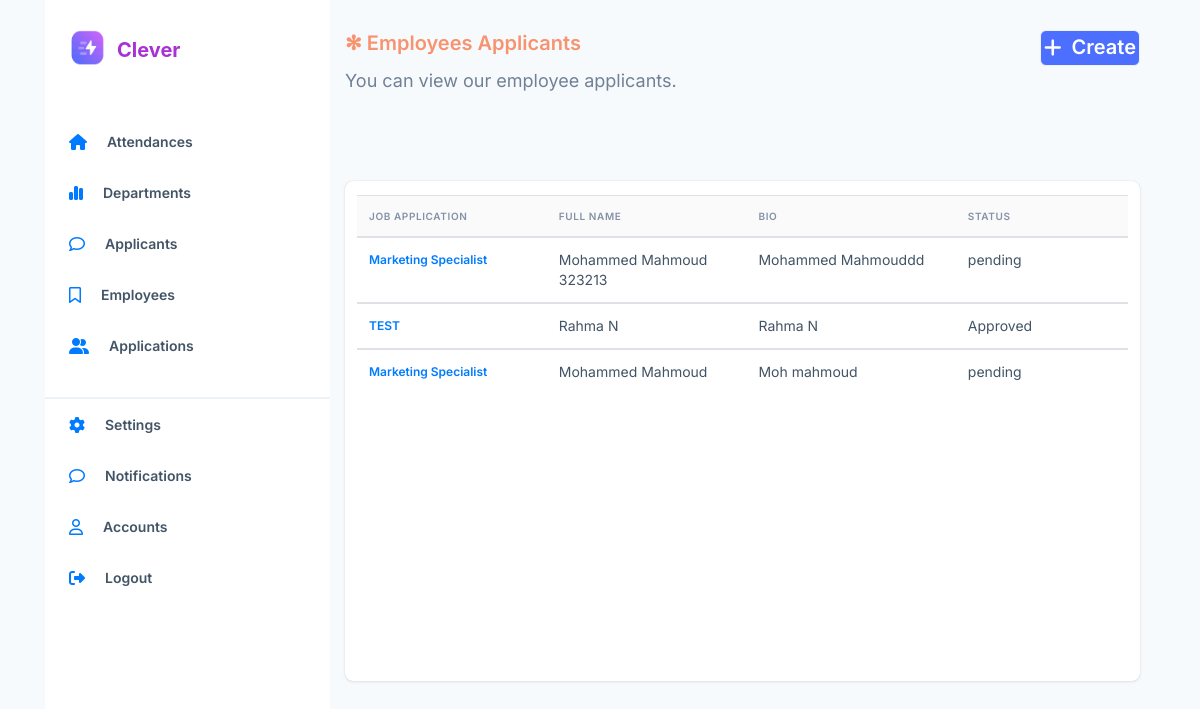
The page /employee_applicants/ (signed in) on the database its author committed.
### employee_app/models.py (models this page shows, shortened)
class Employee_Applicant(models.Model):
    job_application = models.ForeignKey('Job_application', blank=True, null=True,
                               on_delete=models.PROTECT,
                               limit_choices_to=Q(is_published='True'))
    employee_full_name = models.CharField(max_length=100)
    employee_bio = models.CharField(max_length=500)
    status_choices = (
        ('Approved', ('Approved')),
        ('Rejected', ('Rejected')),
        ('pending', ('pending')),
    )
    status = models.CharField(choices=status_choices, max_length=15, default='pending', null=True, blank=True)

class Job_Application(models.Model):
    job_title = models.TextField()
    job_description = models.TextField()
    is_published = models.BooleanField()
    department = models.ForeignKey(Department, on_delete=models.PROTECT)
    def __str__(self):
        return self.job_title

### employee_app/views.py (the view, shortened to what this page needs)
# urls.py: path('employee_applicants/', views.employee_applicantsList.as_view(), name='employee_applicants'),
class employee_applicantsList(ListView):
    model = Employee_Applicant
    context_object_name = 'employee_applicants'
    def get(self, request, *args, **kwargs):
        if not request.user.is_authenticated:
            response = redirect('/login/')
            return response
        return super(employee_applicantsList, self).get(request, **kwargs)

### employee_app/templates/employee_app/employee_applicant_list.html (shortened to what this page needs)
{% extends 'base.html' %}
{% block content %}
<div class="center">
	<div class="tables">
		<div class="heading-section  position-absolute">
			<div class="title d-flex">
				<span class="mr-auto">✻ Employees Applicants</span>
				<a href="{% url 'applicant-create' %}" class="create">
					<i class="fa-solid fa-plus"></i>
					<span>Create</span>
				</a>
			</div>
			<div class="text">You can view our employee applicants.</div>
		</div>
		<div class="dep-list ">
			<table class="table">
				<thead>
				  <tr>
					<th scope="col">Job Application</th>
					<th scope="col">Full Name</th>
					<th scope="col">Bio</th>
					<th scope="col">Status</th>
				  </tr>
				</thead>
				{% for applicant in employee_applicants %}
				<tbody>
				  <tr>
					<th scope="row"><a href="{% url 'employee-applicant-update' applicant.id %}">{{ applicant.job_application }}</a></th>
					<td>{{ applicant.employee_full_name }}</td>
					<td>{{ applicant.employee_bio }}</td>
					<td>{{ applicant.status }}</td>
				  </tr>
				</tbody>
				{% endfor %}
			  </table>
		</div>
	</div>
</div>
{% endblock content %}

### static/css/main.css (style rules this page uses)
* body { background-color: #F7FAFC; height: 800%; }
.tables { display: flex; flex-direction: column; align-items: flex-start; position: relative; padding: 0px; gap: 30px; width: 100%; height: 100%; background: #F7FAFC; border-radius: 16px; }
.heading-section { position: absolute; width: 100%; height: 67px; flex: none; align-self: stretch; flex-grow: 0; }
.heading-section .title { position: absolute; height: 27px; left: 0px; right: 0px; top: 0px; font-family: 'Inter'; font-style: normal; font-weight: 600; font-size: 20px; line-height: 136.52%; color: #F7936F; }
.heading-section .title a { display: flex; flex-direction: row; align-items: center; justify-content: center; padding: 12px 20px; gap: 10px; height: 36px; background: #4C6FFF; border-radius: 6px; color:#FFFFFF; border: 1px solid #EDF2F7; }
.heading-section .text { position: absolute; margin-top: 36px; font-family: 'Inter'; font-style: normal; font-weight: 400; font-size: 18px; line-height: 30px; color: #718096; }
.dep-list { display: flex; flex-direction: column; align-items: flex-start; padding: 14px 12px; gap: 6px; width: 100%; height: 500px; background: #FFFFFF; box-shadow: 0px 0px 1px rgba(12, 26, 75, 0.2), 0px 1px 3px rgba(50, 50, 71, 0.1); border-radius: 8px; margin-top: 151px; }
.create { display: flex; flex-direction: row; align-items: center; justify-content: center; padding: 12px 20px; gap: 10px; height: 36px; width:100px; background: #4C6FFF; border-radius: 6px; color:#FFFFFF; border: 1px solid #EDF2F7; }
.table { background: #FFFFFF; border-radius: 16px; }
.table thead tr { background-color: #FAFAFB; }
.table tbody td { width: 31px; height: 20px; font-family: 'Inter'; font-style: normal; font-weight: 400; font-size: 14px; line-height: 20px; color: #425466; }
.table thead tr th { width: 81px; height: 16px; font-family: 'Inter'; font-style: normal; font-weight: 600; font-size: 10px; line-height: 16px; letter-spacing: 0.06em; text-transform: uppercase; color: #8492A6; }
.table tbody tr th { width: 63px; height: 20px; font-family: 'Inter'; font-style: normal; font-weight: 600; font-size: 12px; line-height: 20px; color: #27272E; }

### rows shown on the page
Employee_Applicant: job_application "Marketing Specialist", employee_full_name "Mohammed Mahmoud 323213", employee_bio "Mohammed Mahmouddd", status "pending"
Employee_Applicant: job_application "TEST", employee_full_name "Rahma N", employee_bio "Rahma N", status "Approved"
Employee_Applicant: job_application "Marketing Specialist", employee_full_name "Mohammed Mahmoud", employee_bio "Moh mahmoud", status "pending"
